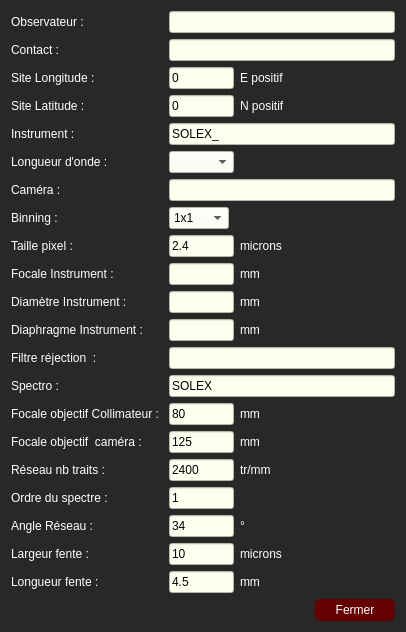
<?xml version="1.0" encoding="UTF-8"?>
<ui version="4.0">
 <class>param_dlg</class>
 <widget class="QDialog" name="param_dlg">
  <property name="geometry">
   <rect>
    <x>0</x>
    <y>0</y>
    <width>406</width>
    <height>613</height>
   </rect>
  </property>
  <property name="windowTitle">
   <string>BASS2000</string>
  </property>
  <property name="styleSheet">
   <string notr="true">QDialog {color : white ; background-color : rgb(40,40,40)}

QPushButton { color: white; background-color: rgb(80,0,0) }
QPushButton::default {  color: white; background-color: rgb(100,0,0); border: 1px solid rgb(100,0,0) ;border-radius:6px}
QPushButton::default::pressed {  color: white; background-color: rgb(40,0,0); border: 1px solid rgb(100,0,0) ;border-radius:6px}
QLineEdit { color: black; background-color: ivory }
QTextEdit { color: black; background-color: ivory }
QCheckBox::indicator::unchecked {background-color: ivory; width: 13 px;height: 13 px}
QCheckBox::indicator::checked { background-color:green; width: 13 px;height: 13 px}
QCheckBox, QLabel { color : white }
QRadioButton::indicator::unchecked {background-color: ivory; width: 13 px;height: 13 px;border-radius:6px}
QRadioButton::indicator::checked { background-color:green; width: 13 px;height: 13 px;border-radius:6px}
QCheckBox, QLabel,QRadioButton { color : white }
QLabel::disabled { color : rgb(200,200,200) }
QComboBox { background-color:  ivory; color: black }
QAbstractItemView {background-color: ivory; color: black }</string>
  </property>
  <layout class="QVBoxLayout" name="verticalLayout">
   <item>
    <layout class="QGridLayout" name="gridLayout" columnstretch="0,1,0,0" columnminimumwidth="0,0,0,0">
     <item row="0" column="0">
      <widget class="QLabel" name="label_23">
       <property name="text">
        <string>Observateur :</string>
       </property>
      </widget>
     </item>
     <item row="0" column="1" colspan="2">
      <widget class="QLineEdit" name="db_observer_text">
       <property name="minimumSize">
        <size>
         <width>100</width>
         <height>0</height>
        </size>
       </property>
      </widget>
     </item>
     <item row="1" column="0">
      <widget class="QLabel" name="label_18">
       <property name="text">
        <string>Contact :</string>
       </property>
      </widget>
     </item>
     <item row="1" column="1" colspan="2">
      <widget class="QLineEdit" name="db_contact_text">
       <property name="minimumSize">
        <size>
         <width>100</width>
         <height>0</height>
        </size>
       </property>
       <property name="text">
        <string/>
       </property>
      </widget>
     </item>
     <item row="2" column="0">
      <widget class="QLabel" name="label_24">
       <property name="text">
        <string>Site Longitude :</string>
       </property>
      </widget>
     </item>
     <item row="3" column="0">
      <widget class="QLabel" name="label_25">
       <property name="text">
        <string>Site Latitude : </string>
       </property>
      </widget>
     </item>
     <item row="4" column="0">
      <widget class="QLabel" name="label_28">
       <property name="maximumSize">
        <size>
         <width>150</width>
         <height>16777215</height>
        </size>
       </property>
       <property name="text">
        <string>Instrument :</string>
       </property>
      </widget>
     </item>
     <item row="4" column="1" colspan="2">
      <widget class="QLineEdit" name="db_instru_text">
       <property name="minimumSize">
        <size>
         <width>100</width>
         <height>0</height>
        </size>
       </property>
       <property name="text">
        <string>SOLEX_</string>
       </property>
      </widget>
     </item>
     <item row="5" column="0">
      <widget class="QLabel" name="label_29">
       <property name="maximumSize">
        <size>
         <width>120</width>
         <height>16777215</height>
        </size>
       </property>
       <property name="text">
        <string>Longueur d'onde :</string>
       </property>
      </widget>
     </item>
     <item row="6" column="0">
      <widget class="QLabel" name="label">
       <property name="text">
        <string>Caméra :    </string>
       </property>
      </widget>
     </item>
     <item row="6" column="1" colspan="2">
      <widget class="QLineEdit" name="BASS_camera_text">
       <property name="minimumSize">
        <size>
         <width>100</width>
         <height>0</height>
        </size>
       </property>
      </widget>
     </item>
     <item row="7" column="0">
      <widget class="QLabel" name="label_31">
       <property name="text">
        <string>Binning :</string>
       </property>
      </widget>
     </item>
     <item row="8" column="0">
      <widget class="QLabel" name="label_2">
       <property name="text">
        <string>Taille pixel : </string>
       </property>
      </widget>
     </item>
     <item row="9" column="0">
      <widget class="QLabel" name="label_4">
       <property name="text">
        <string>Focale Instrument : </string>
       </property>
      </widget>
     </item>
     <item row="10" column="0">
      <widget class="QLabel" name="label_7">
       <property name="text">
        <string>Diamètre Instrument : </string>
       </property>
      </widget>
     </item>
     <item row="12" column="0">
      <widget class="QLabel" name="label_33">
       <property name="text">
        <string>Filtre réjection  : </string>
       </property>
      </widget>
     </item>
     <item row="12" column="1" colspan="2">
      <widget class="QLineEdit" name="BASS_nd_text">
       <property name="minimumSize">
        <size>
         <width>100</width>
         <height>0</height>
        </size>
       </property>
       <property name="text">
        <string/>
       </property>
      </widget>
     </item>
     <item row="13" column="0">
      <widget class="QLabel" name="label_12">
       <property name="text">
        <string>Spectro :   </string>
       </property>
      </widget>
     </item>
     <item row="13" column="1" colspan="2">
      <widget class="QLineEdit" name="BASS_spectro_text">
       <property name="minimumSize">
        <size>
         <width>100</width>
         <height>0</height>
        </size>
       </property>
       <property name="text">
        <string>SOLEX</string>
       </property>
      </widget>
     </item>
     <item row="16" column="0">
      <widget class="QLabel" name="label_13">
       <property name="text">
        <string>Réseau nb traits : </string>
       </property>
      </widget>
     </item>
     <item row="17" column="0">
      <widget class="QLabel" name="label_14">
       <property name="text">
        <string>Ordre du spectre : </string>
       </property>
      </widget>
     </item>
     <item row="18" column="0">
      <widget class="QLabel" name="label_15">
       <property name="text">
        <string>Angle Réseau : </string>
       </property>
      </widget>
     </item>
     <item row="19" column="0">
      <widget class="QLabel" name="label_16">
       <property name="text">
        <string>Largeur fente : </string>
       </property>
      </widget>
     </item>
     <item row="20" column="0">
      <widget class="QLabel" name="label_17">
       <property name="text">
        <string>Longueur fente : </string>
       </property>
      </widget>
     </item>
     <item row="2" column="1">
      <widget class="QLineEdit" name="db_long_text">
       <property name="minimumSize">
        <size>
         <width>65</width>
         <height>0</height>
        </size>
       </property>
       <property name="maximumSize">
        <size>
         <width>60</width>
         <height>16777215</height>
        </size>
       </property>
       <property name="text">
        <string>0</string>
       </property>
      </widget>
     </item>
     <item row="3" column="1">
      <widget class="QLineEdit" name="db_lat_text">
       <property name="minimumSize">
        <size>
         <width>65</width>
         <height>0</height>
        </size>
       </property>
       <property name="maximumSize">
        <size>
         <width>60</width>
         <height>16777215</height>
        </size>
       </property>
       <property name="text">
        <string>0</string>
       </property>
      </widget>
     </item>
     <item row="5" column="1">
      <widget class="QComboBox" name="db_wave_text">
       <property name="minimumSize">
        <size>
         <width>65</width>
         <height>0</height>
        </size>
       </property>
       <property name="maximumSize">
        <size>
         <width>60</width>
         <height>16777215</height>
        </size>
       </property>
      </widget>
     </item>
     <item row="7" column="1">
      <widget class="QComboBox" name="db_binning_combo">
       <property name="maximumSize">
        <size>
         <width>60</width>
         <height>16777215</height>
        </size>
       </property>
       <item>
        <property name="text">
         <string>1x1</string>
        </property>
       </item>
       <item>
        <property name="text">
         <string>2x2</string>
        </property>
       </item>
       <item>
        <property name="text">
         <string>3x3</string>
        </property>
       </item>
       <item>
        <property name="text">
         <string>4x4</string>
        </property>
       </item>
      </widget>
     </item>
     <item row="8" column="1">
      <widget class="QLineEdit" name="BASS_pixel_text">
       <property name="minimumSize">
        <size>
         <width>65</width>
         <height>0</height>
        </size>
       </property>
       <property name="maximumSize">
        <size>
         <width>60</width>
         <height>16777215</height>
        </size>
       </property>
       <property name="text">
        <string>2.4</string>
       </property>
      </widget>
     </item>
     <item row="9" column="1">
      <widget class="QLineEdit" name="BASS_focinstru_text">
       <property name="minimumSize">
        <size>
         <width>65</width>
         <height>0</height>
        </size>
       </property>
       <property name="maximumSize">
        <size>
         <width>60</width>
         <height>16777215</height>
        </size>
       </property>
       <property name="text">
        <string/>
       </property>
      </widget>
     </item>
     <item row="10" column="1">
      <widget class="QLineEdit" name="BASS_diaminstru_text">
       <property name="minimumSize">
        <size>
         <width>65</width>
         <height>0</height>
        </size>
       </property>
       <property name="maximumSize">
        <size>
         <width>60</width>
         <height>16777215</height>
        </size>
       </property>
       <property name="text">
        <string/>
       </property>
      </widget>
     </item>
     <item row="11" column="0">
      <widget class="QLabel" name="label_30">
       <property name="text">
        <string>Diaphragme Instrument : </string>
       </property>
      </widget>
     </item>
     <item row="11" column="1">
      <widget class="QLineEdit" name="BASS_diaph_text">
       <property name="minimumSize">
        <size>
         <width>65</width>
         <height>0</height>
        </size>
       </property>
       <property name="maximumSize">
        <size>
         <width>60</width>
         <height>16777215</height>
        </size>
       </property>
       <property name="text">
        <string/>
       </property>
      </widget>
     </item>
     <item row="14" column="0">
      <widget class="QLabel" name="label_8">
       <property name="text">
        <string>Focale objectif Collimateur : </string>
       </property>
      </widget>
     </item>
     <item row="14" column="1">
      <widget class="QLineEdit" name="BASS_objcollim_text">
       <property name="minimumSize">
        <size>
         <width>65</width>
         <height>0</height>
        </size>
       </property>
       <property name="maximumSize">
        <size>
         <width>60</width>
         <height>16777215</height>
        </size>
       </property>
       <property name="text">
        <string>80</string>
       </property>
      </widget>
     </item>
     <item row="15" column="0">
      <widget class="QLabel" name="label_10">
       <property name="text">
        <string>Focale objectif  caméra : </string>
       </property>
      </widget>
     </item>
     <item row="15" column="1">
      <widget class="QLineEdit" name="BASS_objcam_text">
       <property name="minimumSize">
        <size>
         <width>65</width>
         <height>0</height>
        </size>
       </property>
       <property name="maximumSize">
        <size>
         <width>60</width>
         <height>16777215</height>
        </size>
       </property>
       <property name="text">
        <string>125</string>
       </property>
      </widget>
     </item>
     <item row="16" column="1">
      <widget class="QLineEdit" name="BASS_reseau_text">
       <property name="minimumSize">
        <size>
         <width>65</width>
         <height>0</height>
        </size>
       </property>
       <property name="maximumSize">
        <size>
         <width>60</width>
         <height>16777215</height>
        </size>
       </property>
       <property name="text">
        <string>2400</string>
       </property>
      </widget>
     </item>
     <item row="17" column="1">
      <widget class="QLineEdit" name="BASS_ordre_text">
       <property name="minimumSize">
        <size>
         <width>65</width>
         <height>0</height>
        </size>
       </property>
       <property name="maximumSize">
        <size>
         <width>60</width>
         <height>16777215</height>
        </size>
       </property>
       <property name="text">
        <string>1</string>
       </property>
      </widget>
     </item>
     <item row="18" column="1">
      <widget class="QLineEdit" name="BASS_ang_text">
       <property name="minimumSize">
        <size>
         <width>65</width>
         <height>0</height>
        </size>
       </property>
       <property name="maximumSize">
        <size>
         <width>60</width>
         <height>16777215</height>
        </size>
       </property>
       <property name="text">
        <string>34</string>
       </property>
      </widget>
     </item>
     <item row="19" column="1">
      <widget class="QLineEdit" name="BASS_fentelarg_text">
       <property name="minimumSize">
        <size>
         <width>65</width>
         <height>0</height>
        </size>
       </property>
       <property name="maximumSize">
        <size>
         <width>60</width>
         <height>16777215</height>
        </size>
       </property>
       <property name="text">
        <string>10</string>
       </property>
      </widget>
     </item>
     <item row="20" column="1">
      <widget class="QLineEdit" name="BASS_fentelong_text">
       <property name="minimumSize">
        <size>
         <width>65</width>
         <height>0</height>
        </size>
       </property>
       <property name="maximumSize">
        <size>
         <width>60</width>
         <height>16777215</height>
        </size>
       </property>
       <property name="text">
        <string>4.5</string>
       </property>
      </widget>
     </item>
     <item row="2" column="2">
      <widget class="QLabel" name="label_26">
       <property name="sizePolicy">
        <sizepolicy hsizetype="MinimumExpanding" vsizetype="Preferred">
         <horstretch>0</horstretch>
         <verstretch>0</verstretch>
        </sizepolicy>
       </property>
       <property name="text">
        <string>E positif</string>
       </property>
       <property name="alignment">
        <set>Qt::AlignmentFlag::AlignLeading|Qt::AlignmentFlag::AlignLeft|Qt::AlignmentFlag::AlignVCenter</set>
       </property>
      </widget>
     </item>
     <item row="3" column="2">
      <widget class="QLabel" name="label_27">
       <property name="sizePolicy">
        <sizepolicy hsizetype="MinimumExpanding" vsizetype="Preferred">
         <horstretch>0</horstretch>
         <verstretch>0</verstretch>
        </sizepolicy>
       </property>
       <property name="text">
        <string>N positif</string>
       </property>
       <property name="alignment">
        <set>Qt::AlignmentFlag::AlignLeading|Qt::AlignmentFlag::AlignLeft|Qt::AlignmentFlag::AlignVCenter</set>
       </property>
      </widget>
     </item>
     <item row="8" column="2">
      <widget class="QLabel" name="label_3">
       <property name="sizePolicy">
        <sizepolicy hsizetype="MinimumExpanding" vsizetype="Preferred">
         <horstretch>0</horstretch>
         <verstretch>0</verstretch>
        </sizepolicy>
       </property>
       <property name="maximumSize">
        <size>
         <width>65</width>
         <height>16777215</height>
        </size>
       </property>
       <property name="text">
        <string>microns</string>
       </property>
       <property name="alignment">
        <set>Qt::AlignmentFlag::AlignLeading|Qt::AlignmentFlag::AlignLeft|Qt::AlignmentFlag::AlignVCenter</set>
       </property>
      </widget>
     </item>
     <item row="9" column="2">
      <widget class="QLabel" name="label_5">
       <property name="sizePolicy">
        <sizepolicy hsizetype="MinimumExpanding" vsizetype="Preferred">
         <horstretch>0</horstretch>
         <verstretch>0</verstretch>
        </sizepolicy>
       </property>
       <property name="text">
        <string>mm</string>
       </property>
       <property name="alignment">
        <set>Qt::AlignmentFlag::AlignLeading|Qt::AlignmentFlag::AlignLeft|Qt::AlignmentFlag::AlignVCenter</set>
       </property>
      </widget>
     </item>
     <item row="10" column="2">
      <widget class="QLabel" name="label_6">
       <property name="sizePolicy">
        <sizepolicy hsizetype="MinimumExpanding" vsizetype="Preferred">
         <horstretch>0</horstretch>
         <verstretch>0</verstretch>
        </sizepolicy>
       </property>
       <property name="text">
        <string>mm</string>
       </property>
       <property name="alignment">
        <set>Qt::AlignmentFlag::AlignLeading|Qt::AlignmentFlag::AlignLeft|Qt::AlignmentFlag::AlignVCenter</set>
       </property>
      </widget>
     </item>
     <item row="11" column="2">
      <widget class="QLabel" name="label_32">
       <property name="sizePolicy">
        <sizepolicy hsizetype="MinimumExpanding" vsizetype="Preferred">
         <horstretch>0</horstretch>
         <verstretch>0</verstretch>
        </sizepolicy>
       </property>
       <property name="text">
        <string>mm</string>
       </property>
       <property name="alignment">
        <set>Qt::AlignmentFlag::AlignLeading|Qt::AlignmentFlag::AlignLeft|Qt::AlignmentFlag::AlignVCenter</set>
       </property>
      </widget>
     </item>
     <item row="14" column="2">
      <widget class="QLabel" name="label_9">
       <property name="sizePolicy">
        <sizepolicy hsizetype="MinimumExpanding" vsizetype="Preferred">
         <horstretch>0</horstretch>
         <verstretch>0</verstretch>
        </sizepolicy>
       </property>
       <property name="text">
        <string>mm</string>
       </property>
       <property name="alignment">
        <set>Qt::AlignmentFlag::AlignLeading|Qt::AlignmentFlag::AlignLeft|Qt::AlignmentFlag::AlignVCenter</set>
       </property>
      </widget>
     </item>
     <item row="15" column="2">
      <widget class="QLabel" name="label_11">
       <property name="sizePolicy">
        <sizepolicy hsizetype="MinimumExpanding" vsizetype="Preferred">
         <horstretch>0</horstretch>
         <verstretch>0</verstretch>
        </sizepolicy>
       </property>
       <property name="text">
        <string>mm</string>
       </property>
       <property name="alignment">
        <set>Qt::AlignmentFlag::AlignLeading|Qt::AlignmentFlag::AlignLeft|Qt::AlignmentFlag::AlignVCenter</set>
       </property>
      </widget>
     </item>
     <item row="16" column="2">
      <widget class="QLabel" name="label_19">
       <property name="sizePolicy">
        <sizepolicy hsizetype="MinimumExpanding" vsizetype="Preferred">
         <horstretch>0</horstretch>
         <verstretch>0</verstretch>
        </sizepolicy>
       </property>
       <property name="text">
        <string>tr/mm</string>
       </property>
       <property name="alignment">
        <set>Qt::AlignmentFlag::AlignLeading|Qt::AlignmentFlag::AlignLeft|Qt::AlignmentFlag::AlignVCenter</set>
       </property>
      </widget>
     </item>
     <item row="18" column="2">
      <widget class="QLabel" name="label_20">
       <property name="sizePolicy">
        <sizepolicy hsizetype="MinimumExpanding" vsizetype="Preferred">
         <horstretch>0</horstretch>
         <verstretch>0</verstretch>
        </sizepolicy>
       </property>
       <property name="text">
        <string>°</string>
       </property>
       <property name="alignment">
        <set>Qt::AlignmentFlag::AlignLeading|Qt::AlignmentFlag::AlignLeft|Qt::AlignmentFlag::AlignVCenter</set>
       </property>
      </widget>
     </item>
     <item row="19" column="2">
      <widget class="QLabel" name="label_22">
       <property name="sizePolicy">
        <sizepolicy hsizetype="MinimumExpanding" vsizetype="Preferred">
         <horstretch>0</horstretch>
         <verstretch>0</verstretch>
        </sizepolicy>
       </property>
       <property name="text">
        <string>microns</string>
       </property>
       <property name="alignment">
        <set>Qt::AlignmentFlag::AlignLeading|Qt::AlignmentFlag::AlignLeft|Qt::AlignmentFlag::AlignVCenter</set>
       </property>
      </widget>
     </item>
     <item row="20" column="2">
      <widget class="QLabel" name="label_21">
       <property name="sizePolicy">
        <sizepolicy hsizetype="MinimumExpanding" vsizetype="Preferred">
         <horstretch>0</horstretch>
         <verstretch>0</verstretch>
        </sizepolicy>
       </property>
       <property name="text">
        <string>mm</string>
       </property>
       <property name="alignment">
        <set>Qt::AlignmentFlag::AlignLeading|Qt::AlignmentFlag::AlignLeft|Qt::AlignmentFlag::AlignVCenter</set>
       </property>
      </widget>
     </item>
    </layout>
   </item>
   <item>
    <layout class="QHBoxLayout" name="horizontalLayout">
     <item>
      <spacer name="horizontalSpacer">
       <property name="orientation">
        <enum>Qt::Orientation::Horizontal</enum>
       </property>
       <property name="sizeHint" stdset="0">
        <size>
         <width>40</width>
         <height>20</height>
        </size>
       </property>
      </spacer>
     </item>
     <item>
      <widget class="QPushButton" name="BASS_ok_btn">
       <property name="minimumSize">
        <size>
         <width>75</width>
         <height>0</height>
        </size>
       </property>
       <property name="text">
        <string>Fermer</string>
       </property>
      </widget>
     </item>
    </layout>
   </item>
  </layout>
 </widget>
 <resources/>
 <connections/>
</ui>
